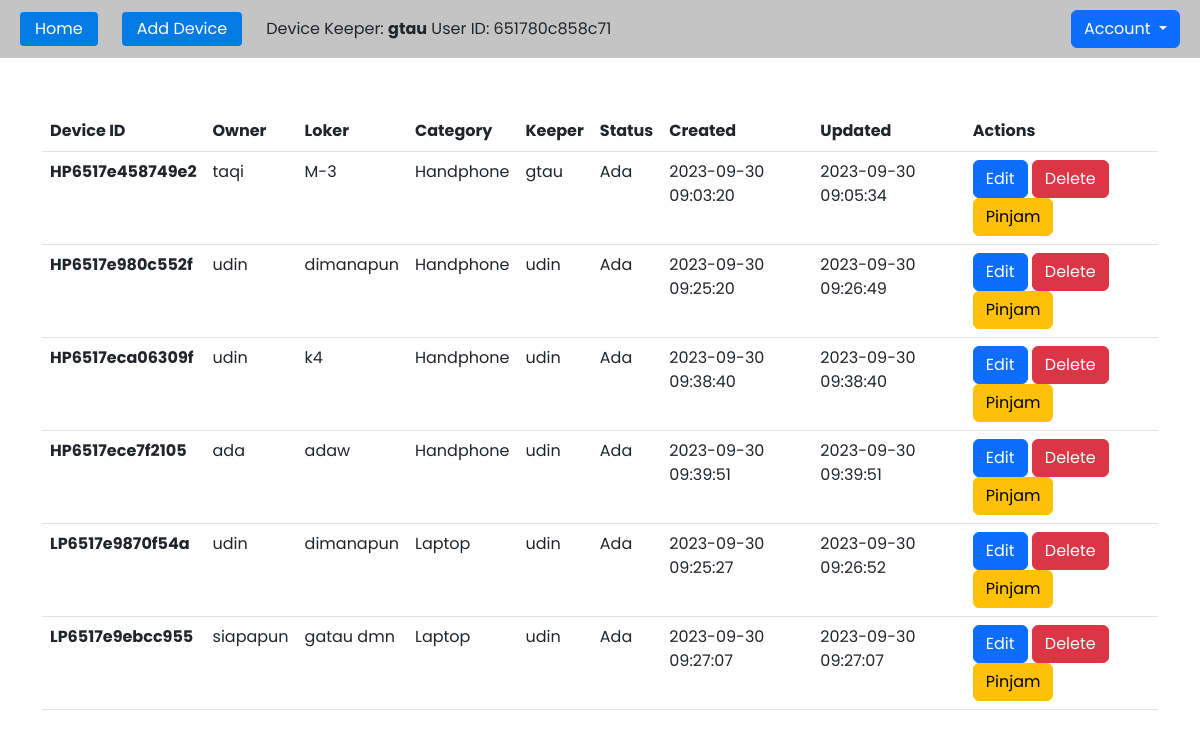
Page /home.php (signed in) on the committed database.
### tables this page shows
CREATE TABLE `crud_device` (
  `id` varchar(20) NOT NULL,
  `keeper_id` varchar(32) NOT NULL,
  `owner` varchar(255) DEFAULT NULL,
  `loker` varchar(20) DEFAULT NULL,
  `category` enum('Handphone','Laptop') DEFAULT NULL,
  `status` enum('Ada','Dipinjam') DEFAULT 'Ada',
  `created_at` timestamp NULL DEFAULT CURRENT_TIMESTAMP,
  `updated_at` timestamp NULL DEFAULT CURRENT_TIMESTAMP ON UPDATE CURRENT_TIMESTAMP
);

CREATE TABLE `user` (
  `user_id` varchar(32) NOT NULL,
  `username` varchar(100) NOT NULL,
  `email` varchar(200) NOT NULL,
  `password` varchar(100) NOT NULL,
  `created_at` timestamp(6) NOT NULL DEFAULT CURRENT_TIMESTAMP(6)
);

### home.php (the view, shortened to what this page needs)
<?php
include 'config.php';
?>
<!DOCTYPE html>
<html lang="en">
  <head>
    <link rel="stylesheet" href="crud.css" />
    <link href="https://cdn.jsdelivr.net/npm/bootstrap@5.2.3/dist/css/bootstrap.min.css" rel="stylesheet">
  </head>
  <body>
    <div class="header">
      <div class="menu">
        <a class="buton" href="home.php">Home</a>
        <a class="buton" href="device.php">Add Device</a>
        <span>
          Device Keeper: <strong><?php echo $_SESSION['username'] ?></strong>
          User ID: <?php echo $_SESSION['user_id'] ?>
        </span>
      </div>
      <div class="btn-group">
        <button type="button" class="btn btn-primary dropdown-toggle" data-bs-toggle="dropdown" aria-expanded="false">
          Account
        </button>
      </div>
    </div>
    <section class="section">
      <div class="container">
      <table class="table">
  <thead>
    <tr>
      <th scope="col">Device ID</th>
      <th scope="col">Owner</th>
      <th scope="col">Loker</th>
      <th scope="col">Category</th>
      <th scope="col">Keeper</th>
      <th scope="col">Status</th>
      <th scope="col">Created</th>
      <th scope="col">Updated</th>
      <th scope="col">Actions</th>
    </tr>
  </thead>
  <tbody>
    <?php
            $sql = "SELECT crud_device.id, crud_device.owner, crud_device.category, crud_device.loker, user.username, crud_device.status, crud_device.created_at, crud_device.updated_at FROM crud_device
                    INNER JOIN user ON crud_device.keeper_id = user.user_id";
            $result = mysqli_query($conn, $sql);
            if (mysqli_num_rows($result) > 0) {
                while ($row = mysqli_fetch_assoc($result)) {
                    echo "<tr>";
                    echo "<th scope='row'>" . $row['id'] . "</th>";
                    echo "<td>" . $row['owner'] . "</td>";
                    echo "<td>" . $row['loker'] . "</td>";
                    echo "<td>" . $row['category'] . "</td>";
                    echo "<td>" . $row['username'] . "</td>";
                    echo "<td>" . $row['status'] . "</td>";
                    echo "<td>" . $row['created_at'] . "</td>";
                    echo "<td>" . $row['updated_at'] . "</td>";
                    echo '<td>
                          <a href="edit.php?id=' . $row['id'] . '" class="btn btn-primary"> Edit </a>
                          <a href="delete.php?id=' . $row['id'] . '" class="btn btn-danger"> Delete </a>
                    ';
                    if ($row['status'] == 'Dipinjam') {
                      echo '<a href="balikan.php?id=' . $row['id'] . '" class="btn btn-success">Kembalikan</a>';
                    } else {
                      echo '<a href="pinjam.php?id=' . $row['id'] . '" class="btn btn-warning">Pinjam</a>';
                    }
                    echo "</td> </tr>";
                }
            } else {
                echo "<tr><td colspan='8'>Tidak ada data.</td></tr>";
            }
            ?>
  </tbody>
</table>
      </div>
    </section>
  </body>
</html>

### crud.css (style rules this page uses)
* { font-family: "Poppins"; padding: 0; margin: 0; }
.header { display: flex; align-items: center; justify-content: space-between; padding: 10px 20px; background-color: rgb(196, 196, 196); }
.header .buton { text-decoration: none; color: #fff; padding: 5px 15px; border-radius: 4px; background-color: rgb(3, 123, 228); transition: all 0.3s ease-in-out; }
.menu { display: grid; align-items: center; grid-template-columns: repeat(3, auto); gap: 1.5rem; }
section.section { display: flex; min-height: 90vh; align-items: center; }

### rows in the picture
crud_device: id "HP6517e458749e2", owner "taqi", loker "M-3", category "Handphone", keeper.username "gtau", status "Ada", created_at "2023-09-30 09:03:20", updated_at "2023-09-30 09:05:34"
crud_device: id "HP6517e980c552f", owner "udin", loker "dimanapun", category "Handphone", keeper.username "udin", status "Ada", created_at "2023-09-30 09:25:20", updated_at "2023-09-30 09:26:49"
crud_device: id "HP6517eca06309f", owner "udin", loker "k4", category "Handphone", keeper.username "udin", status "Ada", created_at "2023-09-30 09:38:40", updated_at "2023-09-30 09:38:40"
crud_device: id "HP6517ece7f2105", owner "ada", loker "adaw", category "Handphone", keeper.username "udin", status "Ada", created_at "2023-09-30 09:39:51", updated_at "2023-09-30 09:39:51"
crud_device: id "LP6517e9870f54a", owner "udin", loker "dimanapun", category "Laptop", keeper.username "udin", status "Ada", created_at "2023-09-30 09:25:27", updated_at "2023-09-30 09:26:52"
crud_device: id "LP6517e9ebcc955", owner "siapapun", loker "gatau dmn", category "Laptop", keeper.username "udin", status "Ada", created_at "2023-09-30 09:27:07", updated_at "2023-09-30 09:27:07"

### other values in the picture
$_SESSION['username'] "gtau"
$_SESSION['user_id'] "651780c858c71"
